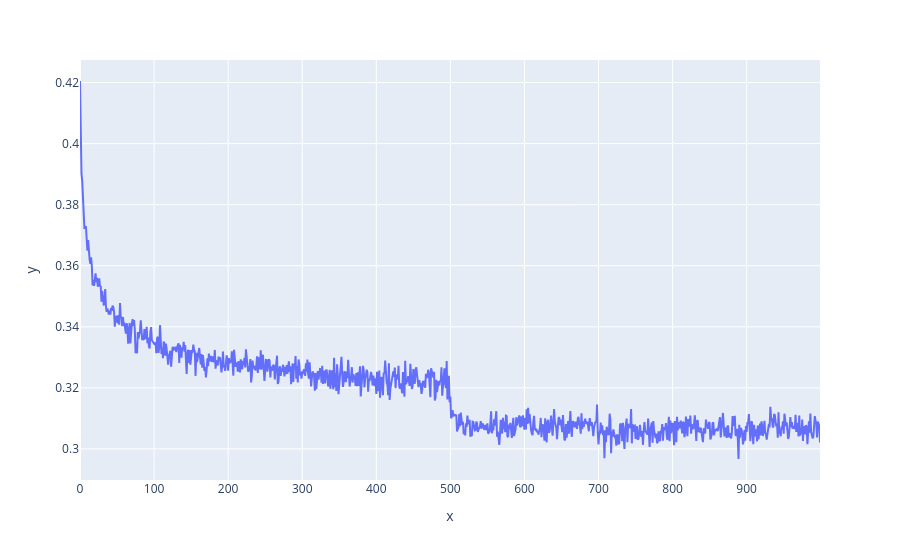

Notebook cell for this chart:
### Code cell
#Clearer plot
px.line(x=stepi1, y=lossi1)

### Figure 1 — Plotly figure (JSON) as saved in the notebook; plotly's stock layout.template omitted (floating-point values rounded to 4 significant figures; data arrays with more than 128 entries replaced by an {"elided": "..."} marker saying what was removed)
{"data": [{"hovertemplate": "x=%{x}<br>y=%{y}<extra></extra>", "legendgroup": "", "line": {"color": "#636efa", "dash": "solid"}, "marker": {"symbol": "circle"}, "mode": "lines", "name": "", "orientation": "v", "showlegend": false, "type": "scatter", "x": {"elided": "1000 int values"}, "xaxis": "x", "y": {"elided": "1000 float values"}, "yaxis": "y"}], "layout": {"legend": {"tracegroupgap": 0}, "margin": {"t": 60}, "xaxis": {"anchor": "y", "domain": [0, 1], "title": {"text": "x"}}, "yaxis": {"anchor": "x", "domain": [0, 1], "title": {"text": "y"}}}}
